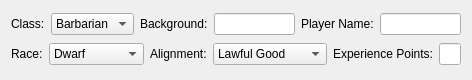
       <widget class="QWidget" name="gridLayoutWidget">
        <property name="geometry">
         <rect>
          <x>260</x>
          <y>10</y>
          <width>443</width>
          <height>80</height>
         </rect>
        </property>
        <layout class="QGridLayout" name="top_info_gl">
         <item row="0" column="0">
          <layout class="QHBoxLayout" name="class_hl">
           <item>
            <widget class="QLabel" name="class_lb">
             <property name="text">
              <string>Class:</string>
             </property>
            </widget>
           </item>
           <item>
            <widget class="QComboBox" name="class_combo">
             <item>
              <property name="text">
               <string>Barbarian</string>
              </property>
             </item>
             <item>
              <property name="text">
               <string>Bard</string>
              </property>
             </item>
             <item>
              <property name="text">
               <string>Cleric</string>
              </property>
             </item>
             <item>
              <property name="text">
               <string>Druid</string>
              </property>
             </item>
             <item>
              <property name="text">
               <string>Fighter</string>
              </property>
             </item>
             <item>
              <property name="text">
               <string>Monk</string>
              </property>
             </item>
             <item>
              <property name="text">
               <string>Paladin</string>
              </property>
             </item>
             <item>
              <property name="text">
               <string>Ranger</string>
              </property>
             </item>
             <item>
              <property name="text">
               <string>Rogue</string>
              </property>
             </item>
             <item>
              <property name="text">
               <string>Sorcerer</string>
              </property>
             </item>
             <item>
              <property name="text">
               <string>Warlock</string>
              </property>
             </item>
             <item>
              <property name="text">
               <string>Wizard</string>
              </property>
             </item>
            </widget>
           </item>
           <item>
            <layout class="QHBoxLayout" name="background_hl">
             <item>
              <widget class="QLabel" name="background_lb">
               <property name="text">
                <string>Background:</string>
               </property>
              </widget>
             </item>
             <item>
              <widget class="QLineEdit" name="background_le"/>
             </item>
             <item>
              <layout class="QHBoxLayout" name="playerName_hl">
               <item>
                <widget class="QLabel" name="playerName_lb">
                 <property name="text">
                  <string>Player Name:</string>
                 </property>
                </widget>
               </item>
               <item>
                <widget class="QLineEdit" name="playerName_le"/>
               </item>
              </layout>
             </item>
            </layout>
           </item>
          </layout>
         </item>
         <item row="1" column="0">
          <layout class="QHBoxLayout" name="race_hl">
           <item>
            <widget class="QLabel" name="race_lb">
             <property name="text">
              <string>Race:</string>
             </property>
            </widget>
           </item>
           <item>
            <widget class="QComboBox" name="race_combo">
             <item>
              <property name="text">
               <string>Dwarf</string>
              </property>
             </item>
             <item>
              <property name="text">
               <string>Elf</string>
              </property>
             </item>
             <item>
              <property name="text">
               <string>Halfling</string>
              </property>
             </item>
             <item>
              <property name="text">
               <string>Human</string>
              </property>
             </item>
             <item>
              <property name="text">
               <string>Dragonborn</string>
              </property>
             </item>
             <item>
              <property name="text">
               <string>Gnome</string>
              </property>
             </item>
             <item>
              <property name="text">
               <string>Half-Elf</string>
              </property>
             </item>
             <item>
              <property name="text">
               <string>Half-Orc</string>
              </property>
             </item>
             <item>
              <property name="text">
               <string>Tiefling</string>
              </property>
             </item>
            </widget>
           </item>
           <item>
            <layout class="QHBoxLayout" name="horizontalLayout_5">
             <item>
              <widget class="QLabel" name="alignment_lb">
               <property name="text">
                <string>Alignment:</string>
               </property>
              </widget>
             </item>
             <item>
              <widget class="QComboBox" name="alignment_combo">
               <item>
                <property name="text">
                 <string>Lawful Good</string>
                </property>
               </item>
               <item>
                <property name="text">
                 <string>Neutral Good</string>
                </property>
               </item>
               <item>
                <property name="text">
                 <string>Chaotic Good</string>
                </property>
               </item>
               <item>
                <property name="text">
                 <string>Lawful Neutral</string>
                </property>
               </item>
               <item>
                <property name="text">
                 <string>Neutral</string>
                </property>
               </item>
               <item>
                <property name="text">
                 <string>Chaotic Neutral</string>
                </property>
               </item>
               <item>
                <property name="text">
                 <string>Lawful Evil</string>
                </property>
               </item>
               <item>
                <property name="text">
                 <string>Neutral Evil</string>
                </property>
               </item>
               <item>
                <property name="text">
                 <string>Chaotic Evil</string>
                </property>
               </item>
              </widget>
             </item>
             <item>
              <layout class="QHBoxLayout" name="xp_hl">
               <item>
                <widget class="QLabel" name="xp_lb">
                 <property name="text">
                  <string>Experience Points:</string>
                 </property>
                </widget>
               </item>
               <item>
                <widget class="QLineEdit" name="xp_le"/>
               </item>
              </layout>
             </item>
            </layout>
           </item>
          </layout>
         </item>
        </layout>
       </widget>
